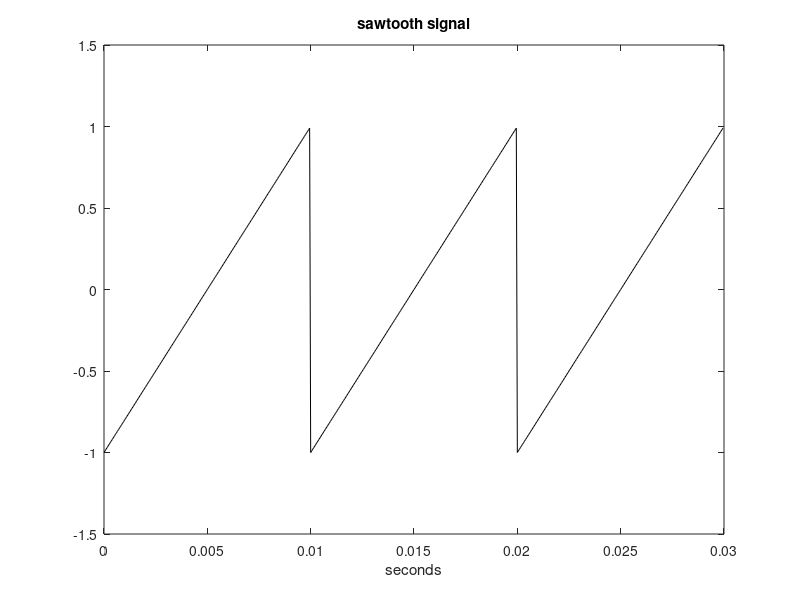

Recreate this plot in MATLAB.
% Sawtooth signal
signal_frecuency_hz=100; %signal frequency in Hz
signal_frecuency_rads_per_sec=2*pi*signal_frecuency_hz; %signal frequency in rad/s
signal_duration=0.03; %signal duration in seconds
sampling_frecuency_hz=20000; %sampling frequency in Hz
time_interval=1/sampling_frecuency_hz; %time interval between samples;
time=0:time_interval:(signal_duration-time_interval); %time intervals set
y=sawtooth(signal_frecuency_rads_per_sec*time); %signal data set
plot(time,y,'k'); %plots figure
axis([0 signal_duration -1.5 1.5]);
xlabel('seconds'); title('sawtooth signal');